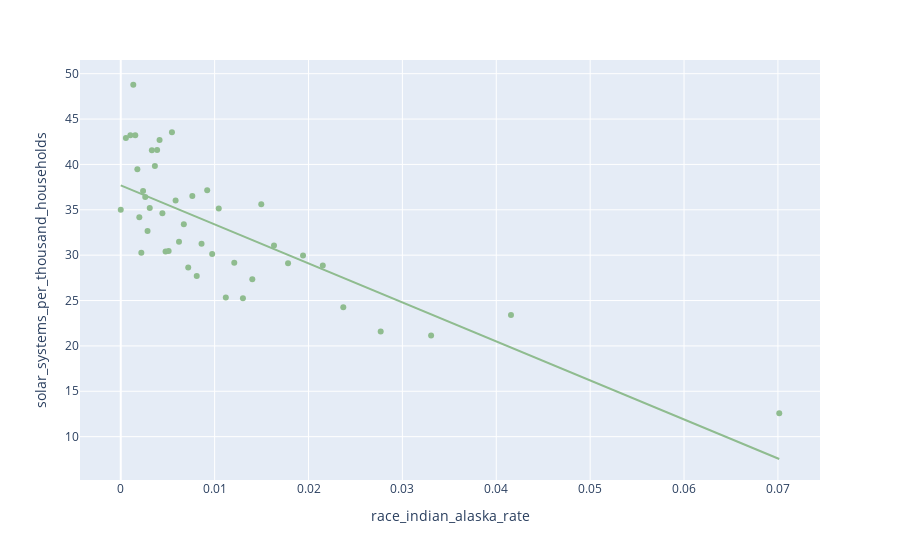

Here is the notebook cell this chart was saved with:
### Code cell
hi5 = median_dataframe("race_indian_alaska_binned", 'race_indian_alaska_rate')
plot_scatter(hi5, 'race_indian_alaska_rate', 'solar_systems_per_thousand_households', 'DarkSeaGreen', 'race_indian')

### Figure 1 — Plotly figure (JSON) as saved in the notebook; plotly's stock layout.template omitted (floating-point values rounded to 4 significant figures)
{"data": [{"hovertemplate": "race_indian_alaska_rate=%{x}<br>solar_systems_per_thousand_households=%{y}<extra></extra>", "legendgroup": "", "marker": {"color": "DarkSeaGreen", "symbol": "circle"}, "mode": "markers", "name": "", "orientation": "v", "showlegend": false, "x": [0.0, 0.0005487, 0.001024, 0.001335, 0.001547, 0.001771, 0.001979, 0.002194, 0.002379, 0.002608, 0.002853, 0.003089, 0.003313, 0.003637, 0.003875, 0.004134, 0.004437, 0.004776, 0.005102, 0.005455, 0.005842, 0.006205, 0.006719, 0.007187, 0.007626, 0.008094, 0.008605, 0.009209, 0.009738, 0.01044, 0.01119, 0.01209, 0.01301, 0.01401, 0.01497, 0.01632, 0.01782, 0.01942, 0.02152, 0.0237, 0.02769, 0.03306, 0.04157, 0.07014], "xaxis": "x", "y": [35.01, 42.92, 43.2, 48.78, 43.23, 39.46, 34.18, 30.26, 37.08, 36.42, 32.65, 35.19, 41.57, 39.83, 41.6, 42.69, 34.61, 30.39, 30.45, 43.54, 36.02, 31.49, 33.4, 28.64, 36.52, 27.7, 31.25, 37.15, 30.14, 35.15, 25.33, 29.16, 25.24, 27.35, 35.6, 31.07, 29.1, 29.97, 28.85, 24.26, 21.6, 21.15, 23.41, 12.58], "yaxis": "y", "type": "scatter"}, {"hovertemplate": "<b>OLS trendline</b><br>solar_systems_per_thousand_households = -429.814 * race_indian_alaska_rate + 37.6856<br>R<sup>2</sup>=0.590104<br><br>race_indian_alaska_rate=%{x}<br>solar_systems_per_thousand_households=%{y} <b>(trend)</b><extra></extra>", "legendgroup": "", "line": {"color": "DarkSeaGreen"}, "marker": {"color": "DarkSeaGreen", "symbol": "circle"}, "mode": "lines", "name": "", "showlegend": false, "x": [0.0, 0.0005487, 0.001024, 0.001335, 0.001547, 0.001771, 0.001979, 0.002194, 0.002379, 0.002608, 0.002853, 0.003089, 0.003313, 0.003637, 0.003875, 0.004134, 0.004437, 0.004776, 0.005102, 0.005455, 0.005842, 0.006205, 0.006719, 0.007187, 0.007626, 0.008094, 0.008605, 0.009209, 0.009738, 0.01044, 0.01119, 0.01209, 0.01301, 0.01401, 0.01497, 0.01632, 0.01782, 0.01942, 0.02152, 0.0237, 0.02769, 0.03306, 0.04157, 0.07014], "xaxis": "x", "y": [37.69, 37.45, 37.25, 37.11, 37.02, 36.92, 36.83, 36.74, 36.66, 36.56, 36.46, 36.36, 36.26, 36.12, 36.02, 35.91, 35.78, 35.63, 35.49, 35.34, 35.17, 35.02, 34.8, 34.6, 34.41, 34.21, 33.99, 33.73, 33.5, 33.2, 32.88, 32.49, 32.09, 31.66, 31.25, 30.67, 30.03, 29.34, 28.44, 27.5, 25.79, 23.48, 19.82, 7.538], "yaxis": "y", "type": "scatter"}], "layout": {"xaxis": {"anchor": "y", "domain": [0.0, 1.0], "title": {"text": "race_indian_alaska_rate"}}, "yaxis": {"anchor": "x", "domain": [0.0, 1.0], "title": {"text": "solar_systems_per_thousand_households"}}, "legend": {"tracegroupgap": 0}, "margin": {"t": 60}}}
